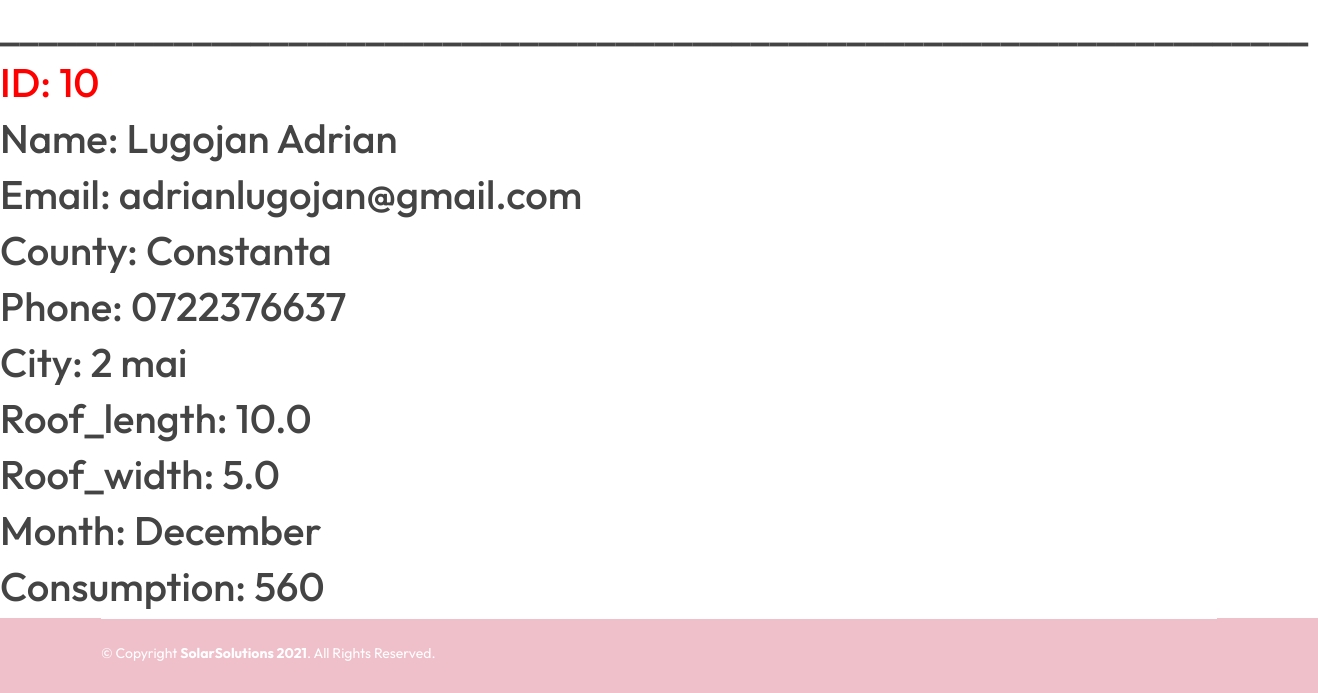
The page /database (lower part) on the database as committed earlier.
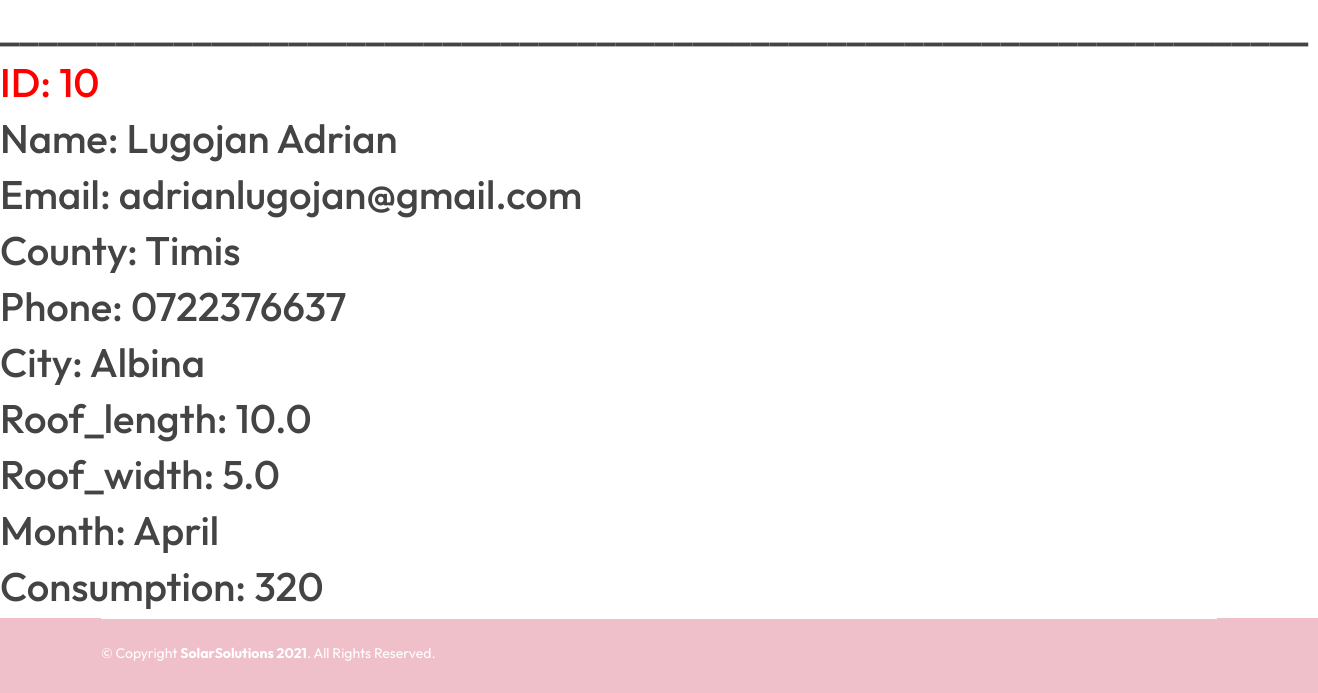
The same page on the database as committed later.
### website/models.py (models this page shows)
class User(db.Model, UserMixin):
    id = db.Column(db.Integer, primary_key=True)
    name = db.Column(db.String(150))
    email = db.Column(db.String(150), unique=True)
    password = db.Column(db.String(150))
    phone = db.Column(db.String(150))
    county = db.Column(db.String(150))
    city = db.Column(db.String(150))
    roof_length = db.Column(db.Float)
    roof_width = db.Column(db.Float)
    month = db.Column(db.String(150))
    consumption = db.Column(db.Integer)

### website/views.py (the view)
@views.route('/database')
def database():
    rows = User.query.count()
    return render_template('database.html', user=current_user, show_system=False , table_user=User.query.all(), rows=rows)

### website/templates/database.html (shortened to what this page needs)
{% extends "header_footer_general.html" %}
{% block content %}
<br>
<br>
<br>
<br>
<br>
<div style="display: block;">
{% for user in table_user %}
<h1>____________________________________________________________________</h1>
<h1 style="color: red;"> ID: {{user.id}} </h1>
<h1>Name: {{user.name}}</h1>
<h1>Email: {{user.email}}</h1>
<h1>County: {{user.county}}</h1>
<h1>Phone: {{user.phone}}</h1>
<h1>City: {{user.city}}</h1>
<h1>Roof_length: {{user.roof_length}}</h1>
<h1>Roof_width: {{user.roof_width}}</h1>
<h1>Month: {{user.month}}</h1>
<h1>Consumption: {{user.consumption}}</h1>
{% endfor %}
</div>
{% endblock %}

Rows that differ between the two databases and show on the page:
changed User "Lugojan Adrian": county "Constanta" → "Timis"; city "2 mai" → "Albina"; month "December" → "April"; consumption "560" → "320"
